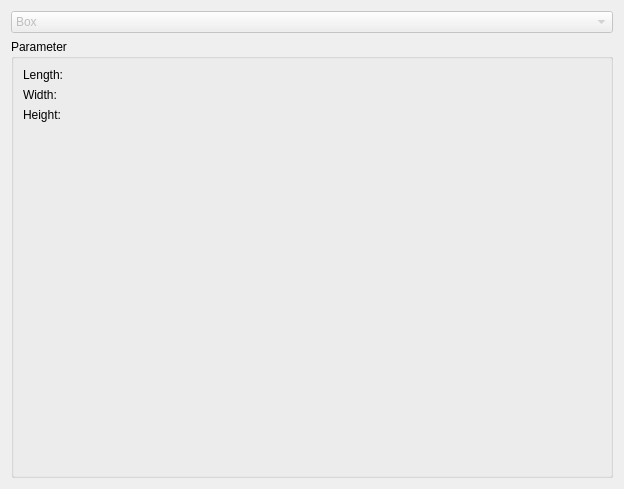
<?xml version="1.0" encoding="UTF-8"?>
<ui version="4.0">
 <class>PartGui::DlgPrimitives</class>
 <widget class="QWidget" name="PartGui::DlgPrimitives">
  <property name="geometry">
   <rect>
    <x>0</x>
    <y>0</y>
    <width>624</width>
    <height>489</height>
   </rect>
  </property>
  <property name="windowIcon">
   <iconset resource="PartDesign.qrc">
    <normaloff>:/icons/PartDesignWorkbench.svg</normaloff>:/icons/PartDesignWorkbench.svg</iconset>
  </property>
  <property name="sizeGripEnabled" stdset="0">
   <bool>true</bool>
  </property>
  <layout class="QGridLayout" name="gridLayout">
   <item row="0" column="0">
    <widget class="QComboBox" name="PrimitiveTypeCB">
     <property name="enabled">
      <bool>false</bool>
     </property>
     <property name="sizePolicy">
      <sizepolicy hsizetype="Minimum" vsizetype="Preferred">
       <horstretch>0</horstretch>
       <verstretch>0</verstretch>
      </sizepolicy>
     </property>
     <property name="maxVisibleItems">
      <number>16</number>
     </property>
     <item>
      <property name="text">
       <string notr="true">Box</string>
      </property>
      <property name="icon">
       <iconset>
        <normaloff>:/icons/parametric/Part_Box_Parametric.svg</normaloff>:/icons/parametric/Part_Box_Parametric.svg</iconset>
      </property>
     </item>
     <item>
      <property name="text">
       <string notr="true">Cylinder</string>
      </property>
      <property name="icon">
       <iconset>
        <normaloff>:/icons/parametric/Part_Cylinder_Parametric.svg</normaloff>:/icons/parametric/Part_Cylinder_Parametric.svg</iconset>
      </property>
     </item>
     <item>
      <property name="text">
       <string notr="true">Cone</string>
      </property>
      <property name="icon">
       <iconset>
        <normaloff>:/icons/parametric/Part_Cone_Parametric.svg</normaloff>:/icons/parametric/Part_Cone_Parametric.svg</iconset>
      </property>
     </item>
     <item>
      <property name="text">
       <string notr="true">Sphere</string>
      </property>
      <property name="icon">
       <iconset>
        <normaloff>:/icons/parametric/Part_Sphere_Parametric.svg</normaloff>:/icons/parametric/Part_Sphere_Parametric.svg</iconset>
      </property>
     </item>
     <item>
      <property name="text">
       <string notr="true">Ellipsoid</string>
      </property>
      <property name="icon">
       <iconset>
        <normaloff>:/icons/parametric/Part_Ellipsoid_Parametric.svg</normaloff>:/icons/parametric/Part_Ellipsoid_Parametric.svg</iconset>
      </property>
     </item>
     <item>
      <property name="text">
       <string notr="true">Prism</string>
      </property>
      <property name="icon">
       <iconset>
        <normaloff>:/icons/parametric/Part_Prism_Parametric.svg</normaloff>:/icons/parametric/Part_Prism_Parametric.svg</iconset>
      </property>
     </item>
     <item>
      <property name="text">
       <string notr="true">Wedge</string>
      </property>
      <property name="icon">
       <iconset>
        <normaloff>:/icons/parametric/Part_Wedge_Parametric.svg</normaloff>:/icons/parametric/Part_Wedge_Parametric.svg</iconset>
      </property>
     </item>
    </widget>
   </item>
   <item row="1" column="0">
    <widget class="QGroupBox" name="groupBox_2">
     <property name="styleSheet">
      <string notr="true">border-color: rgb(255, 85, 0);</string>
     </property>
     <property name="title">
      <string>Parameter</string>
     </property>
     <layout class="QGridLayout">
      <property name="leftMargin">
       <number>0</number>
      </property>
      <property name="topMargin">
       <number>0</number>
      </property>
      <property name="rightMargin">
       <number>0</number>
      </property>
      <property name="bottomMargin">
       <number>0</number>
      </property>
      <property name="spacing">
       <number>0</number>
      </property>
      <item row="1" column="0">
       <widget class="QStackedWidget" name="widgetStack2">
        <property name="currentIndex">
         <number>0</number>
        </property>
        <widget class="QWidget" name="Page1_box">
         <layout class="QGridLayout">
          <property name="leftMargin">
           <number>9</number>
          </property>
          <property name="topMargin">
           <number>9</number>
          </property>
          <property name="rightMargin">
           <number>9</number>
          </property>
          <property name="bottomMargin">
           <number>9</number>
          </property>
          <property name="spacing">
           <number>6</number>
          </property>
          <item row="0" column="0">
           <layout class="QGridLayout">
            <property name="leftMargin">
             <number>0</number>
            </property>
            <property name="topMargin">
             <number>0</number>
            </property>
            <property name="rightMargin">
             <number>0</number>
            </property>
            <property name="bottomMargin">
             <number>0</number>
            </property>
            <property name="spacing">
             <number>6</number>
            </property>
            <item row="0" column="0">
             <widget class="QLabel" name="textLabel2">
              <property name="text">
               <string>Length:</string>
              </property>
             </widget>
            </item>
            <item row="0" column="2">
             <widget class="Gui::QuantitySpinBox" name="boxLength" native="true">
              <property name="keyboardTracking" stdset="0">
               <bool>false</bool>
              </property>
              <property name="unit" stdset="0">
               <string notr="true">mm</string>
              </property>
              <property name="value" stdset="0">
               <double>10.000000000000000</double>
              </property>
             </widget>
            </item>
            <item row="1" column="0">
             <widget class="QLabel" name="textLabel3">
              <property name="text">
               <string>Width:</string>
              </property>
             </widget>
            </item>
            <item row="1" column="2">
             <widget class="Gui::QuantitySpinBox" name="boxWidth" native="true">
              <property name="keyboardTracking" stdset="0">
               <bool>false</bool>
              </property>
              <property name="unit" stdset="0">
               <string notr="true">mm</string>
              </property>
              <property name="value" stdset="0">
               <double>10.000000000000000</double>
              </property>
             </widget>
            </item>
            <item row="2" column="0">
             <widget class="QLabel" name="textLabel4">
              <property name="text">
               <string>Height:</string>
              </property>
             </widget>
            </item>
            <item row="2" column="2">
             <widget class="Gui::QuantitySpinBox" name="boxHeight" native="true">
              <property name="keyboardTracking" stdset="0">
               <bool>false</bool>
              </property>
              <property name="unit" stdset="0">
               <string notr="true">mm</string>
              </property>
              <property name="value" stdset="0">
               <double>10.000000000000000</double>
              </property>
             </widget>
            </item>
           </layout>
          </item>
          <item row="1" column="0">
           <spacer>
            <property name="orientation">
             <enum>Qt::Vertical</enum>
            </property>
            <property name="sizeType">
             <enum>QSizePolicy::Expanding</enum>
            </property>
            <property name="sizeHint" stdset="0">
             <size>
              <width>20</width>
              <height>51</height>
             </size>
            </property>
           </spacer>
          </item>
         </layout>
        </widget>
        <widget class="QWidget" name="Page2_cylinder">
         <layout class="QGridLayout">
          <property name="leftMargin">
           <number>9</number>
          </property>
          <property name="topMargin">
           <number>9</number>
          </property>
          <property name="rightMargin">
           <number>9</number>
          </property>
          <property name="bottomMargin">
           <number>9</number>
          </property>
          <property name="spacing">
           <number>6</number>
          </property>
          <item row="0" column="0">
           <layout class="QGridLayout">
            <property name="leftMargin">
             <number>0</number>
            </property>
            <property name="topMargin">
             <number>0</number>
            </property>
            <property name="rightMargin">
             <number>0</number>
            </property>
            <property name="bottomMargin">
             <number>0</number>
            </property>
            <property name="spacing">
             <number>6</number>
            </property>
            <item row="0" column="0">
             <widget class="QLabel" name="textLabel5">
              <property name="text">
               <string>Radius:</string>
              </property>
             </widget>
            </item>
            <item row="0" column="1">
             <widget class="Gui::QuantitySpinBox" name="cylinderRadius" native="true">
              <property name="keyboardTracking" stdset="0">
               <bool>false</bool>
              </property>
              <property name="unit" stdset="0">
               <string notr="true">mm</string>
              </property>
              <property name="value" stdset="0">
               <double>2.000000000000000</double>
              </property>
             </widget>
            </item>
            <item row="1" column="0">
             <widget class="QLabel" name="textLabel6">
              <property name="text">
               <string>Height:</string>
              </property>
             </widget>
            </item>
            <item row="1" column="1">
             <widget class="Gui::QuantitySpinBox" name="cylinderHeight" native="true">
              <property name="keyboardTracking" stdset="0">
               <bool>false</bool>
              </property>
              <property name="unit" stdset="0">
               <string notr="true">mm</string>
              </property>
              <property name="value" stdset="0">
               <double>10.000000000000000</double>
              </property>
             </widget>
            </item>
            <item row="2" column="0">
             <widget class="QLabel" name="labelCylinderXSkew">
              <property name="text">
               <string>Angle in first direction:</string>
              </property>
             </widget>
            </item>
            <item row="2" column="1">
             <widget class="Gui::QuantitySpinBox" name="cylinderXSkew" native="true">
              <property name="toolTip">
               <string>Angle in first direction</string>
              </property>
              <property name="keyboardTracking" stdset="0">
               <bool>false</bool>
              </property>
              <property name="unit" stdset="0">
               <string notr="true">deg</string>
              </property>
              <property name="minimum" stdset="0">
               <double>-90.000000000000000</double>
              </property>
              <property name="maximum" stdset="0">
               <double>90.000000000000000</double>
              </property>
             </widget>
            </item>
            <item row="3" column="0">
             <widget class="QLabel" name="labelCylinderYSkew">
              <property name="text">
               <string>Angle in second direction:</string>
              </property>
             </widget>
            </item>
            <item row="3" column="1">
             <widget class="Gui::QuantitySpinBox" name="cylinderYSkew" native="true">
              <property name="toolTip">
               <string>Angle in second direction</string>
              </property>
              <property name="keyboardTracking" stdset="0">
               <bool>false</bool>
              </property>
              <property name="unit" stdset="0">
               <string notr="true">deg</string>
              </property>
              <property name="minimum" stdset="0">
               <double>-90.000000000000000</double>
              </property>
              <property name="maximum" stdset="0">
               <double>90.000000000000000</double>
              </property>
             </widget>
            </item>
           </layout>
          </item>
          <item row="1" column="0">
           <widget class="Line" name="line_2">
            <property name="frameShape">
             <enum>QFrame::HLine</enum>
            </property>
            <property name="frameShadow">
             <enum>QFrame::Sunken</enum>
            </property>
           </widget>
          </item>
          <item row="2" column="0">
           <layout class="QGridLayout" name="gridLayout_7">
            <property name="leftMargin">
             <number>0</number>
            </property>
            <property name="topMargin">
             <number>0</number>
            </property>
            <property name="rightMargin">
             <number>0</number>
            </property>
            <property name="bottomMargin">
             <number>0</number>
            </property>
            <item row="0" column="0">
             <widget class="QLabel" name="label">
              <property name="minimumSize">
               <size>
                <width>123</width>
                <height>0</height>
               </size>
              </property>
              <property name="text">
               <string>Rotation angle:</string>
              </property>
             </widget>
            </item>
            <item row="0" column="1">
             <widget class="Gui::QuantitySpinBox" name="cylinderAngle" native="true">
              <property name="keyboardTracking" stdset="0">
               <bool>false</bool>
              </property>
              <property name="unit" stdset="0">
               <string notr="true">deg</string>
              </property>
              <property name="value" stdset="0">
               <double>360.000000000000000</double>
              </property>
             </widget>
            </item>
           </layout>
          </item>
          <item row="3" column="0">
           <spacer>
            <property name="orientation">
             <enum>Qt::Vertical</enum>
            </property>
            <property name="sizeType">
             <enum>QSizePolicy::Expanding</enum>
            </property>
            <property name="sizeHint" stdset="0">
             <size>
              <width>31</width>
              <height>81</height>
             </size>
            </property>
           </spacer>
          </item>
         </layout>
        </widget>
        <widget class="QWidget" name="Page3_cone">
         <layout class="QGridLayout">
          <property name="leftMargin">
           <number>9</number>
          </property>
          <property name="topMargin">
           <number>9</number>
          </property>
          <property name="rightMargin">
           <number>9</number>
          </property>
          <property name="bottomMargin">
           <number>9</number>
          </property>
          <property name="spacing">
           <number>6</number>
          </property>
          <item row="0" column="0">
           <layout class="QGridLayout">
            <property name="leftMargin">
             <number>0</number>
            </property>
            <property name="topMargin">
             <number>0</number>
            </property>
            <property name="rightMargin">
             <number>0</number>
            </property>
            <property name="bottomMargin">
             <number>0</number>
            </property>
            <property name="spacing">
             <number>6</number>
            </property>
            <item row="0" column="0">
             <widget class="QLabel" name="textLabel9">
              <property name="text">
               <string>Radius 1:</string>
              </property>
             </widget>
            </item>
            <item row="0" column="2">
             <widget class="Gui::QuantitySpinBox" name="coneRadius1" native="true">
              <property name="keyboardTracking" stdset="0">
               <bool>false</bool>
              </property>
              <property name="unit" stdset="0">
               <string notr="true">mm</string>
              </property>
              <property name="value" stdset="0">
               <double>2.000000000000000</double>
              </property>
             </widget>
            </item>
            <item row="1" column="0">
             <widget class="QLabel" name="textLabel10">
              <property name="text">
               <string>Radius 2:</string>
              </property>
             </widget>
            </item>
            <item row="1" column="2">
             <widget class="Gui::QuantitySpinBox" name="coneRadius2" native="true">
              <property name="keyboardTracking" stdset="0">
               <bool>false</bool>
              </property>
              <property name="unit" stdset="0">
               <string notr="true">mm</string>
              </property>
              <property name="value" stdset="0">
               <double>4.000000000000000</double>
              </property>
             </widget>
            </item>
            <item row="2" column="0" rowspan="2">
             <widget class="QLabel" name="textLabel11">
              <property name="text">
               <string>Height:</string>
              </property>
             </widget>
            </item>
            <item row="3" column="2">
             <widget class="Gui::QuantitySpinBox" name="coneHeight" native="true">
              <property name="keyboardTracking" stdset="0">
               <bool>false</bool>
              </property>
              <property name="unit" stdset="0">
               <string notr="true">mm</string>
              </property>
              <property name="value" stdset="0">
               <double>10.000000000000000</double>
              </property>
             </widget>
            </item>
           </layout>
          </item>
          <item row="1" column="0">
           <widget class="Line" name="line_3">
            <property name="frameShape">
             <enum>QFrame::HLine</enum>
            </property>
            <property name="frameShadow">
             <enum>QFrame::Sunken</enum>
            </property>
           </widget>
          </item>
          <item row="2" column="0">
           <layout class="QGridLayout" name="gridLayout_12">
            <property name="leftMargin">
             <number>0</number>
            </property>
            <property name="topMargin">
             <number>0</number>
            </property>
            <property name="rightMargin">
             <number>0</number>
            </property>
            <property name="bottomMargin">
             <number>0</number>
            </property>
            <item row="0" column="0">
             <widget class="QLabel" name="label_4">
              <property name="text">
               <string>Angle:</string>
              </property>
             </widget>
            </item>
            <item row="0" column="1">
             <widget class="Gui::QuantitySpinBox" name="coneAngle" native="true">
              <property name="keyboardTracking" stdset="0">
               <bool>false</bool>
              </property>
              <property name="unit" stdset="0">
               <string notr="true">deg</string>
              </property>
              <property name="value" stdset="0">
               <double>360.000000000000000</double>
              </property>
             </widget>
            </item>
           </layout>
          </item>
          <item row="3" column="0">
           <spacer>
            <property name="orientation">
             <enum>Qt::Vertical</enum>
            </property>
            <property name="sizeType">
             <enum>QSizePolicy::Expanding</enum>
            </property>
            <property name="sizeHint" stdset="0">
             <size>
              <width>31</width>
              <height>91</height>
             </size>
            </property>
           </spacer>
          </item>
         </layout>
        </widget>
        <widget class="QWidget" name="Page4_sphere">
         <layout class="QGridLayout">
          <property name="leftMargin">
           <number>9</number>
          </property>
          <property name="topMargin">
           <number>9</number>
          </property>
          <property name="rightMargin">
           <number>9</number>
          </property>
          <property name="bottomMargin">
           <number>9</number>
          </property>
          <property name="spacing">
           <number>6</number>
          </property>
          <item row="0" column="0">
           <layout class="QHBoxLayout">
            <property name="spacing">
             <number>6</number>
            </property>
            <property name="leftMargin">
             <number>0</number>
            </property>
            <property name="topMargin">
             <number>0</number>
            </property>
            <property name="rightMargin">
             <number>0</number>
            </property>
            <property name="bottomMargin">
             <number>0</number>
            </property>
            <item>
             <widget class="QLabel" name="textLabel14">
              <property name="text">
               <string>Radius:</string>
              </property>
             </widget>
            </item>
            <item>
             <widget class="Gui::QuantitySpinBox" name="sphereRadius" native="true">
              <property name="keyboardTracking" stdset="0">
               <bool>false</bool>
              </property>
              <property name="unit" stdset="0">
               <string notr="true">mm</string>
              </property>
              <property name="value" stdset="0">
               <double>5.000000000000000</double>
              </property>
             </widget>
            </item>
           </layout>
          </item>
          <item row="1" column="0">
           <widget class="Line" name="line">
            <property name="frameShape">
             <enum>QFrame::HLine</enum>
            </property>
            <property name="frameShadow">
             <enum>QFrame::Sunken</enum>
            </property>
           </widget>
          </item>
          <item row="2" column="0">
           <layout class="QGridLayout">
            <property name="leftMargin">
             <number>0</number>
            </property>
            <property name="topMargin">
             <number>0</number>
            </property>
            <property name="rightMargin">
             <number>0</number>
            </property>
            <property name="bottomMargin">
             <number>0</number>
            </property>
            <property name="spacing">
             <number>6</number>
            </property>
            <item row="0" column="0">
             <widget class="QLabel" name="label_3">
              <property name="text">
               <string>U parameter:</string>
              </property>
             </widget>
            </item>
            <item row="0" column="2">
             <widget class="Gui::QuantitySpinBox" name="sphereAngle3" native="true">
              <property name="keyboardTracking" stdset="0">
               <bool>false</bool>
              </property>
              <property name="unit" stdset="0">
               <string notr="true">deg</string>
              </property>
              <property name="value" stdset="0">
               <double>360.000000000000000</double>
              </property>
             </widget>
            </item>
            <item row="1" column="0">
             <widget class="QLabel" name="label_2">
              <property name="text">
               <string>V parameters:</string>
              </property>
             </widget>
            </item>
            <item row="1" column="2">
             <widget class="Gui::QuantitySpinBox" name="sphereAngle1" native="true">
              <property name="keyboardTracking" stdset="0">
               <bool>false</bool>
              </property>
              <property name="unit" stdset="0">
               <string notr="true">deg</string>
              </property>
              <property name="value" stdset="0">
               <double>-90.000000000000000</double>
              </property>
             </widget>
            </item>
            <item row="2" column="0">
             <spacer>
              <property name="orientation">
               <enum>Qt::Horizontal</enum>
              </property>
              <property name="sizeType">
               <enum>QSizePolicy::Preferred</enum>
              </property>
              <property name="sizeHint" stdset="0">
               <size>
                <width>81</width>
                <height>20</height>
               </size>
              </property>
             </spacer>
            </item>
            <item row="2" column="2">
             <widget class="Gui::QuantitySpinBox" name="sphereAngle2" native="true">
              <property name="keyboardTracking" stdset="0">
               <bool>false</bool>
              </property>
              <property name="unit" stdset="0">
               <string notr="true">deg</string>
              </property>
              <property name="value" stdset="0">
               <double>90.000000000000000</double>
              </property>
             </widget>
            </item>
           </layout>
          </item>
          <item row="3" column="0">
           <spacer>
            <property name="orientation">
             <enum>Qt::Vertical</enum>
            </property>
            <property name="sizeType">
             <enum>QSizePolicy::Expanding</enum>
            </property>
            <property name="sizeHint" stdset="0">
             <size>
              <width>21</width>
              <height>151</height>
             </size>
            </property>
           </spacer>
          </item>
         </layout>
        </widget>
        <widget class="QWidget" name="Page5_ellipsoid">
         <layout class="QGridLayout">
          <property name="leftMargin">
           <number>9</number>
          </property>
          <property name="topMargin">
           <number>9</number>
          </property>
          <property name="rightMargin">
           <number>9</number>
          </property>
          <property name="bottomMargin">
           <number>9</number>
          </property>
          <property name="spacing">
           <number>6</number>
          </property>
          <item row="0" column="0">
           <layout class="QGridLayout">
            <property name="leftMargin">
             <number>0</number>
            </property>
            <property name="topMargin">
             <number>0</number>
            </property>
            <property name="rightMargin">
             <number>0</number>
            </property>
            <property name="bottomMargin">
             <number>0</number>
            </property>
            <property name="spacing">
             <number>6</number>
            </property>
            <item row="0" column="0">
             <widget class="QLabel" name="textLabel21">
              <property name="text">
               <string>Radius 1:</string>
              </property>
             </widget>
            </item>
            <item row="0" column="1">
             <widget class="Gui::QuantitySpinBox" name="ellipsoidRadius1" native="true">
              <property name="keyboardTracking" stdset="0">
               <bool>false</bool>
              </property>
              <property name="unit" stdset="0">
               <string notr="true">mm</string>
              </property>
              <property name="value" stdset="0">
               <double>2.000000000000000</double>
              </property>
             </widget>
            </item>
            <item row="1" column="0">
             <widget class="QLabel" name="textLabel22">
              <property name="text">
               <string>Radius 2:</string>
              </property>
             </widget>
            </item>
            <item row="1" column="1">
             <widget class="Gui::QuantitySpinBox" name="ellipsoidRadius2" native="true">
              <property name="keyboardTracking" stdset="0">
               <bool>false</bool>
              </property>
              <property name="unit" stdset="0">
               <string notr="true">mm</string>
              </property>
              <property name="value" stdset="0">
               <double>4.000000000000000</double>
              </property>
             </widget>
            </item>
            <item row="2" column="0">
             <widget class="QLabel" name="textLabel23">
              <property name="text">
               <string>Radius 3:</string>
              </property>
             </widget>
            </item>
            <item row="2" column="1">
             <widget class="Gui::QuantitySpinBox" name="ellipsoidRadius3" native="true">
              <property name="keyboardTracking" stdset="0">
               <bool>false</bool>
              </property>
              <property name="unit" stdset="0">
               <string notr="true">mm</string>
              </property>
              <property name="value" stdset="0">
               <double>4.000000000000000</double>
              </property>
             </widget>
            </item>
           </layout>
          </item>
          <item row="1" column="0">
           <widget class="Line" name="line_5">
            <property name="frameShape">
             <enum>QFrame::HLine</enum>
            </property>
            <property name="frameShadow">
             <enum>QFrame::Sunken</enum>
            </property>
           </widget>
          </item>
          <item row="2" column="0">
           <layout class="QGridLayout">
            <property name="leftMargin">
             <number>0</number>
            </property>
            <property name="topMargin">
             <number>0</number>
            </property>
            <property name="rightMargin">
             <number>0</number>
            </property>
            <property name="bottomMargin">
             <number>0</number>
            </property>
            <property name="spacing">
             <number>6</number>
            </property>
            <item row="0" column="0">
             <widget class="QLabel" name="label23">
              <property name="text">
               <string>U parameter:</string>
              </property>
             </widget>
            </item>
            <item row="0" column="1">
             <widget class="Gui::QuantitySpinBox" name="ellipsoidAngle3" native="true">
              <property name="keyboardTracking" stdset="0">
               <bool>false</bool>
              </property>
              <property name="unit" stdset="0">
               <string notr="true">deg</string>
              </property>
              <property name="value" stdset="0">
               <double>360.000000000000000</double>
              </property>
             </widget>
            </item>
            <item row="1" column="0">
             <widget class="QLabel" name="label24">
              <property name="text">
               <string>V parameter:</string>
              </property>
             </widget>
            </item>
            <item row="1" column="1">
             <widget class="Gui::QuantitySpinBox" name="ellipsoidAngle1" native="true">
              <property name="keyboardTracking" stdset="0">
               <bool>false</bool>
              </property>
              <property name="unit" stdset="0">
               <string notr="true">deg</string>
              </property>
              <property name="value" stdset="0">
               <double>-90.000000000000000</double>
              </property>
             </widget>
            </item>
            <item row="2" column="0">
             <spacer>
              <property name="orientation">
               <enum>Qt::Horizontal</enum>
              </property>
              <property name="sizeType">
               <enum>QSizePolicy::Preferred</enum>
              </property>
              <property name="sizeHint" stdset="0">
               <size>
                <width>81</width>
                <height>20</height>
               </size>
              </property>
             </spacer>
            </item>
            <item row="2" column="1">
             <widget class="Gui::QuantitySpinBox" name="ellipsoidAngle2" native="true">
              <property name="keyboardTracking" stdset="0">
               <bool>false</bool>
              </property>
              <property name="unit" stdset="0">
               <string notr="true">deg</string>
              </property>
              <property name="value" stdset="0">
               <double>90.000000000000000</double>
              </property>
             </widget>
            </item>
           </layout>
          </item>
          <item row="3" column="0">
           <spacer>
            <property name="orientation">
             <enum>Qt::Vertical</enum>
            </property>
            <property name="sizeHint" stdset="0">
             <size>
              <width>20</width>
              <height>20</height>
             </size>
            </property>
           </spacer>
          </item>
         </layout>
        </widget>
        <widget class="QWidget" name="page_prism">
         <layout class="QGridLayout">
          <property name="leftMargin">
           <number>9</number>
          </property>
          <property name="topMargin">
           <number>9</number>
          </property>
          <property name="rightMargin">
           <number>9</number>
          </property>
          <property name="bottomMargin">
           <number>9</number>
          </property>
          <property name="spacing">
           <number>6</number>
          </property>
          <item row="0" column="0">
           <layout class="QGridLayout">
            <property name="leftMargin">
             <number>0</number>
            </property>
            <property name="topMargin">
             <number>0</number>
            </property>
            <property name="rightMargin">
             <number>0</number>
            </property>
            <property name="bottomMargin">
             <number>0</number>
            </property>
            <property name="spacing">
             <number>6</number>
            </property>
            <item row="0" column="0">
             <widget class="QLabel" name="labelPrismPolygon">
              <property name="text">
               <string>Polygon:</string>
              </property>
             </widget>
            </item>
            <item row="0" column="2">
             <widget class="QSpinBox" name="prismPolygon">
              <property name="keyboardTracking">
               <bool>false</bool>
              </property>
              <property name="minimum">
               <number>3</number>
              </property>
              <property name="maximum">
               <number>1000</number>
              </property>
              <property name="value">
               <number>6</number>
              </property>
             </widget>
            </item>
            <item row="1" column="0">
             <widget class="QLabel" name="labelPrismCircumradius">
              <property name="text">
               <string>Circumradius:</string>
              </property>
             </widget>
            </item>
            <item row="1" column="2">
             <widget class="Gui::QuantitySpinBox" name="prismCircumradius" native="true">
              <property name="keyboardTracking" stdset="0">
               <bool>false</bool>
              </property>
              <property name="unit" stdset="0">
               <string notr="true">mm</string>
              </property>
              <property name="value" stdset="0">
               <double>2.000000000000000</double>
              </property>
             </widget>
            </item>
            <item row="2" column="0">
             <widget class="QLabel" name="labelPrismHeight">
              <property name="text">
               <string>Height:</string>
              </property>
             </widget>
            </item>
            <item row="2" column="2">
             <widget class="Gui::QuantitySpinBox" name="prismHeight" native="true">
              <property name="keyboardTracking" stdset="0">
               <bool>false</bool>
              </property>
              <property name="unit" stdset="0">
               <string notr="true">mm</string>
              </property>
              <property name="value" stdset="0">
               <double>10.000000000000000</double>
              </property>
             </widget>
            </item>
            <item row="3" column="0">
             <widget class="QLabel" name="labelPrismXSkew">
              <property name="text">
               <string>Angle in first direction:</string>
              </property>
             </widget>
            </item>
            <item row="3" column="2">
             <widget class="Gui::QuantitySpinBox" name="prismXSkew" native="true">
              <property name="toolTip">
               <string>Angle in first direction</string>
              </property>
              <property name="keyboardTracking" stdset="0">
               <bool>false</bool>
              </property>
              <property name="unit" stdset="0">
               <string notr="true">deg</string>
              </property>
              <property name="minimum" stdset="0">
               <double>-90.000000000000000</double>
              </property>
              <property name="maximum" stdset="0">
               <double>90.000000000000000</double>
              </property>
             </widget>
            </item>
            <item row="4" column="0">
             <widget class="QLabel" name="labelPrismYSkew">
              <property name="text">
               <string>Angle in second direction:</string>
              </property>
             </widget>
            </item>
            <item row="4" column="2">
             <widget class="Gui::QuantitySpinBox" name="prismYSkew" native="true">
              <property name="toolTip">
               <string>Angle in second direction</string>
              </property>
              <property name="keyboardTracking" stdset="0">
               <bool>false</bool>
              </property>
              <property name="unit" stdset="0">
               <string notr="true">deg</string>
              </property>
              <property name="minimum" stdset="0">
               <double>-90.000000000000000</double>
              </property>
              <property name="maximum" stdset="0">
               <double>90.000000000000000</double>
              </property>
             </widget>
            </item>
           </layout>
          </item>
          <item row="1" column="0">
           <spacer>
            <property name="orientation">
             <enum>Qt::Vertical</enum>
            </property>
            <property name="sizeHint" stdset="0">
             <size>
              <width>20</width>
              <height>40</height>
             </size>
            </property>
           </spacer>
          </item>
         </layout>
        </widget>
       </widget>
      </item>
     </layout>
    </widget>
   </item>
  </layout>
 </widget>
 <layoutdefault spacing="6" margin="11"/>
 <customwidgets>
  <customwidget>
   <class>Gui::QuantitySpinBox</class>
   <extends>QWidget</extends>
   <header>Gui/QuantitySpinBox.h</header>
  </customwidget>
 </customwidgets>
 <tabstops>
  <tabstop>PrimitiveTypeCB</tabstop>
  <tabstop>boxLength</tabstop>
  <tabstop>boxWidth</tabstop>
  <tabstop>boxHeight</tabstop>
  <tabstop>cylinderRadius</tabstop>
  <tabstop>cylinderHeight</tabstop>
  <tabstop>cylinderAngle</tabstop>
  <tabstop>coneRadius1</tabstop>
  <tabstop>coneRadius2</tabstop>
  <tabstop>coneHeight</tabstop>
  <tabstop>coneAngle</tabstop>
  <tabstop>sphereRadius</tabstop>
  <tabstop>sphereAngle3</tabstop>
  <tabstop>sphereAngle1</tabstop>
  <tabstop>sphereAngle2</tabstop>
  <tabstop>ellipsoidRadius1</tabstop>
  <tabstop>ellipsoidRadius2</tabstop>
  <tabstop>ellipsoidRadius3</tabstop>
  <tabstop>ellipsoidAngle3</tabstop>
  <tabstop>ellipsoidAngle1</tabstop>
  <tabstop>ellipsoidAngle2</tabstop>
  <tabstop>prismPolygon</tabstop>
  <tabstop>prismCircumradius</tabstop>
  <tabstop>prismHeight</tabstop>
 </tabstops>
 <resources>
  <include location="PartDesign.qrc"/>
 </resources>
 <connections>
  <connection>
   <sender>PrimitiveTypeCB</sender>
   <signal>activated(int)</signal>
   <receiver>widgetStack2</receiver>
   <slot>setCurrentIndex(int)</slot>
   <hints>
    <hint type="sourcelabel">
     <x>85</x>
     <y>50</y>
    </hint>
    <hint type="destinationlabel">
     <x>230</x>
     <y>116</y>
    </hint>
   </hints>
  </connection>
 </connections>
</ui>
